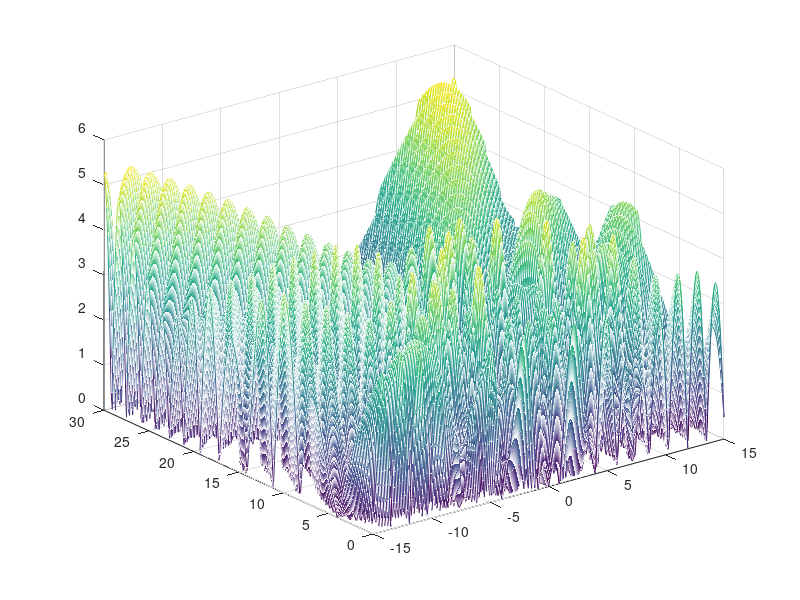

Source code (MATLAB):
	%Instatiating hold matrices
	z_hold = zeros(301:301);

	%Creating a mesh grid to simulate the field of sound
	x = [-15:0.1:15];
	y = [0:0.1:30];
	[x,y] = meshgrid(x,y);
	data_farfield = zeros(100, 20);

	%Choosing number to round to
	round_num = 5;
	
%for freq = 3:1:100	
	%Frequency is set and then translated into an omega
	freq= 30;
	frequency = freq*100;
	omega = frequency/1339.72441; 
	
%for phase_shift = 0: (pi/32) : ((31*pi)/32) 
	phase_shift = 0;

	%5 distinct signals are created to mimic the 5 speakers
	z_1 = sin(omega*sqrt((x+4).^2+(y-8).^2)+phase_shift);
	z_2 = sin(omega*sqrt((x+2).^2+(y-6).^2)+phase_shift);
	z_3 = sin(omega*sqrt((x).^2+(y-4).^2)+phase_shift);
	z_4 = sin(omega*sqrt((x-2).^2+(y-2).^2)+phase_shift);
	z_5 = sin(omega*sqrt((x-4).^2+(y).^2)+phase_shift);
	
	%Signals added together and then flipped to emulate anti-sounds
	z = z_1+z_2+z_3+z_4+z_5;
	z_flip = fliplr(-z);
	z_total = z + z_flip;
	
	%Addition of previous and absolute value of new signal (with phase shift) to represent magnitude of signal heard
	z_new = z_hold + abs(z_total);
	z_hold = z_new;	
	
	%end	
	
	mesh(x,y,z_new)
	
	%Max and half-max finder
	z_max = 0;
	counter = 4;

	for xc = 1:1:301
		for yc = 1:1:301
			if(z_new(xc,yc) > z_max)
				z_max = z_new(xc,yc);
			end
		end
	end
	
	for xcoor = 1:1:301
		if(floor(z_new(241, xcoor)/round_num)*round_num == floor((sqrt(z_max)+50)/round_num)*round_num)
				data(freq,counter) = (xcoor/10);
				counter = counter +1 ;
		end
	end
	
	% Writing into the data matrix
	data(freq, 1) = frequency;
	data(freq, 2) = z_max;
	data(freq, 3) = floor(sqrt(z_max)+50);
	
	%Clearing holding data
	z_hold = zeros(301:301);
	z_new = zeros(301:301);

	%end
